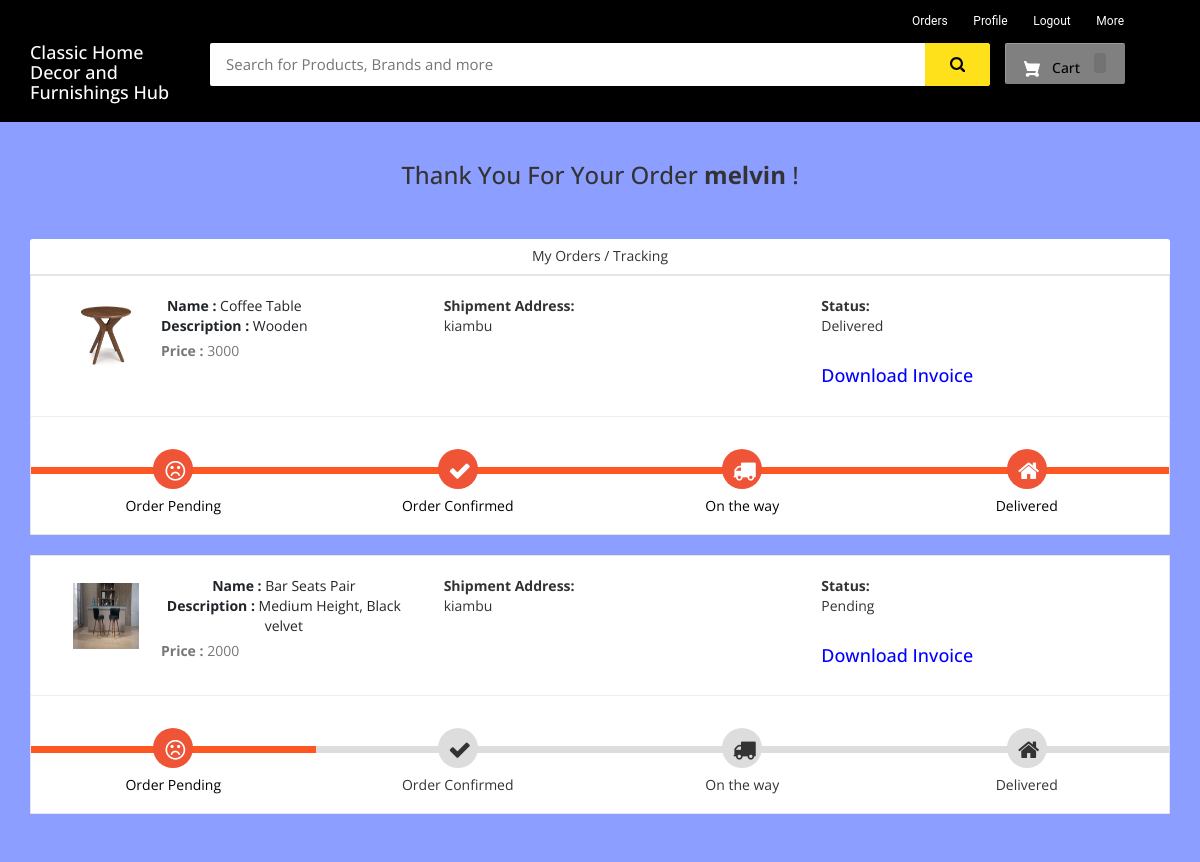
Page /my-order (signed in) on the committed database.
### ecom/models.py (models this page shows, shortened)
class Product(models.Model):
    name=models.CharField(max_length=40)
    product_image= models.ImageField(upload_to='product_image/',null=True,blank=True)
    price = models.PositiveIntegerField()
    description=models.CharField(max_length=40)

class Orders(models.Model):
    STATUS =(
        ('Pending','Pending'),
        ('Order Confirmed','Order Confirmed'),
        ('Out for Delivery','Out for Delivery'),
        ('Delivered','Delivered'),
    )
    customer=models.ForeignKey('Customer', on_delete=models.CASCADE,null=True)
    product=models.ForeignKey('Product',on_delete=models.CASCADE,null=True)
    email = models.CharField(max_length=50,null=True)
    address = models.CharField(max_length=500,null=True)
    mobile = models.CharField(max_length=20,null=True)
    order_date= models.DateField(auto_now_add=True,null=True)
    status=models.CharField(max_length=50,null=True,choices=STATUS)

### ecom/views.py (the view)
# urls.py: path('my-order', views.my_order_view,name='my-order'),
@login_required(login_url='customerlogin')
@user_passes_test(is_customer)
def my_order_view(request):
    customer=models.Customer.objects.get(user_id=request.user.id)
    orders=models.Orders.objects.all().filter(customer_id = customer)
    ordered_products=[]
    for order in orders:
        ordered_product=models.Product.objects.all().filter(id=order.product.id)
        ordered_products.append(ordered_product)
    return render(request,'ecom/my_order.html',{'data':zip(ordered_products,orders)})

### ecom/views.py (called while the page is built)
def is_customer(user):
    return user.groups.filter(name='CUSTOMER').exists()

### templates/ecom/my_order.html (shortened to what this page needs)
{% extends 'ecom/customer_base.html' %}
{% load static %}
{% block content %}
<br>
<h3 style="text-align:center;">Thank You For Your Order  <strong>{{request.user}}</strong> !</h3> <br><br>
<div class="container">
    <header class="card-header" style="text-align:center;"> My Orders / Tracking </header>
    {% for products,order in data %}
    <article class="card">
        <div class="card-body">
            <ul class="row" style="margin-left:20px;margin-top:20px;">
                <li class="col-md-4">
                  <figure class="itemside mb-3">
                    {%for product in products%}
                      <div class="aside"><img src="{% static product.product_image.url %}" class="img-sm border"></div>
                      <figcaption class="info align-self-center">
                          <p class="title"><strong>Name : </strong>{{product.name}} <br> <strong>Description : </strong>{{product.description}}</p> <span class="text-muted"><strong>Price : </strong>{{product.price}} </span>
                      </figcaption>
                  </figure>
                </li>
                <li class="col-md-4">
                    <div class="col"> <strong>Shipment Address:</strong> <br> {{order.address}}</div>
                </li>
                <li class="col-md-4">
                    <div class="col"> <strong>Status:</strong> <br> {{order.status}} </div> <br>
                    <h4><a style="text-decoration:none; color:blue;" href="{% url 'download-invoice' order.id product.id  %}" >Download Invoice</a></h4>
                </li>
                {%endfor%}
            </ul>
            <hr>
            <div class="track">
                {%if order.status == 'Pending' %}
                <div class="step active"> <span class="icon"> <i style="padding-top:5px; padding-right:20px;" class="fa fa-frown-o"></i> </span> <span class="text">Order Pending</span> </div>
                <div class="step "> <span class="icon"> <i style="padding-top:5px; padding-right:20px;" class="fa fa-check"></i> </span> <span class="text"> Order Confirmed</span> </div>
                <div class="step "> <span class="icon"> <i style="padding-top:5px; padding-right:20px;" class="fa fa-truck"></i> </span> <span class="text"> On the way </span> </div>
                <div class="step "> <span class="icon"> <i style="padding-top:5px; padding-right:20px;" class="fa fa-home"></i> </span> <span class="text">Delivered</span> </div>
                {%else%}
                <div class="step active"> <span class="icon"> <i style="padding-top:5px; padding-right:20px;" class="fa fa-frown-o"></i> </span> <span class="text">Order Pending</span> </div>
                <div class="step active"> <span class="icon"> <i style="padding-top:5px; padding-right:20px;" class="fa fa-check"></i> </span> <span class="text"> Order Confirmed</span> </div>
                <div class="step active"> <span class="icon"> <i style="padding-top:5px; padding-right:20px;" class="fa fa-truck"></i> </span> <span class="text"> On the way </span> </div>
                <div class="step active"> <span class="icon"> <i style="padding-top:5px; padding-right:20px;" class="fa fa-home"></i> </span> <span class="text">Delivered</span> </div>
                {%endif%}
            </div>
        </div>
    </article><br>
    {%endfor%}
</div>
<br><br><br><br><br>
{% endblock content %}

### templates/ecom/customer_base.html (shortened to what this page needs)
<html>
{% load static %}
<head>
<link rel="stylesheet" href="https://maxcdn.bootstrapcdn.com/bootstrap/3.3.0/css/bootstrap.min.css">
<link rel="stylesheet" href="https://maxcdn.bootstrapcdn.com/font-awesome/4.7.0/css/font-awesome.min.css">
</head>
<body>
<div id="navbar">
    <div class="container">
        <div class="row row1">
            <ul class="largenav pull-right">
                <li class="upper-links"><a class="links" href="/my-order">Orders</a></li>
                <li class="upper-links"><a class="links" href="/my-profile">Profile</a></li>
   <li class="upper-links">
  <form method="post" action="/logout" style="display:inline;">
    <button type="submit"
            style="background:none; border:none; padding:0; cursor:pointer; color:white; font:inherit;">
      Logout
    </button>
  </form>
</li>
                <li class="upper-links dropdown"><a class="links" href="">More</a>
                </li>
            </ul>
        </div>
        <div class="row row2">
            <div class="col-sm-2">
                <h4 style="margin:0px;"><a style="text-decoration:none; color:white;" href="/"><span class="largenav">Classic Home Decor and Furnishings Hub </span></a></h4>
            </div>
            <div class="navbar-search smallsearch col-sm-8 col-xs-11">
              <form  action="/search" method="get">
                <div class="row"> <input class="navbar-input col-xs-11" type="search" placeholder="Search for Products, Brands and more" name="query" id="query">
                  <button class="navbar-button col-xs-1" type="submit">
                  </button>
                </div>
              </form>
            </div>
            <div class="cart1 largenav col-sm-2"> <a class="cart-button" href="/cart">  Cart <span class="item-number ">{{ product_count_in_cart }}</span> </a> </div>
        </div>
    </div>
</div>
{% block content %}
{% endblock content %}
<br><br><br>
</body>
</html>

### templates/ecom/customer_base.html (style rules this page uses)
body { background-color: #ebe0e0 }
#navbar { background-color: #000; color: black; }
.row1 { padding-top: 10px; padding-right: 50px }
.row2 { padding-bottom: 20px }
.navbar-input { padding: 11px 16px; border-radius: 2px 0 0 2px; border: 0 none; outline: 0 none; font-size: 15px }
.navbar-button { background-color: #ffe11b; border: 1px solid #ffe11b; border-radius: 0 2px 2px 0; color: #565656; padding: 10px 0; height: 43px; cursor: pointer }
.cart-button { background-color: #808080; box-shadow: 0 4px 4px 0 rgba(0, 0, 0, .23), inset 1px 1px 0 0 hsla(0, 0%, 100%, .2); padding: 10px 0; text-align: center; height: 41px; border-radius: 2px; font-weight: 500; width: 120px; display: inline-block; color: #FFFFFF; text-decoration: none; color: inherit; border: none; outline: none }
.cart-svg { display: inline-block; width: 16px; height: 16px; vertical-align: middle; margin-right: 8px }
.item-number { border-radius: 3px; background-color: rgba(0, 0, 0, .1); height: 20px; padding: 3px 6px; font-weight: 500; display: inline-block; color: #fff; line-height: 12px; margin-left: 10px }
.upper-links { display: inline-block; padding: 0 11px; line-height: 23px; font-family: 'Roboto', sans-serif; letter-spacing: 0; color: inherit; border: none; outline: none; font-size: 12px }
.dropdown { position: relative; display: inline-block; margin-bottom: 0px }
.links { color: #fff; text-decoration: none }
.largenav { display: none }
.smallsearch { margin-left: 15px; margin-top: 15px }
.fa { font-size: 23px; width: 60px; text-align: center; text-decoration: none; margin: 5px 2px; border-radius: 50%; }
p { text-align: center; }
@media screen and (min-width: 768px) { .largenav { display: block } }
@media screen and (min-width: 768px) { .smallsearch { margin: 0px } }

### templates/ecom/my_order.html (style rules this page uses)
body { background-color: #8C9EFF; font-family: 'Open Sans', serif }
.container { margin-top: 0px; margin-bottom: 0px }
.card { position: relative; display: -webkit-box; display: -ms-flexbox; display: flex; -webkit-box-orient: vertical; -webkit-box-direction: normal; -ms-flex-direction: column; flex-direction: column; min-width: 0; word-wrap: break-word; background-color: #fff; background-clip: border-box; border: 1px solid rgba(0, 0, 0, 0.1); border-radius: 0.10rem }
.card-header:first-child { border-radius: calc(0.37rem - 1px) calc(0.37rem - 1px) 0 0 }
.card-header { padding: 0.75rem 1.25rem; margin-bottom: 0; background-color: #fff; border-bottom: 1px solid rgba(0, 0, 0, 0.1) }
.track { position: relative; background-color: #ddd; height: 7px; display: -webkit-box; display: -ms-flexbox; display: flex; margin-bottom: 60px; margin-top: 50px }
.track .step { -webkit-box-flex: 1; -ms-flex-positive: 1; flex-grow: 1; width: 25%; margin-top: -18px; text-align: center; position: relative }
.track .step.active:before { background: #FF5722 }
.track .step::before { height: 7px; position: absolute; content: ""; width: 100%; left: 0; top: 18px }
.track .step.active .icon { background: #ee5435; color: #fff }
.track .icon { display: inline-block; width: 40px; height: 40px; line-height: 40px; position: relative; border-radius: 100%; background: #ddd }
.track .step.active .text { font-weight: 400; color: #000 }
.track .text { display: block; margin-top: 7px }
.itemside { position: relative; display: -webkit-box; display: -ms-flexbox; display: flex; width: 100% }
.itemside .aside { position: relative; -ms-flex-negative: 0; flex-shrink: 0 }
.img-sm { width: 80px; height: 80px; padding: 7px }
ul.row, ul.row-sm { list-style: none; padding: 0 }
.itemside .info { padding-left: 15px; padding-right: 7px }
.itemside .title { display: block; margin-bottom: 5px; color: #212529 }
p { margin-top: 0; margin-bottom: 1rem }

### rows in the picture
Orders: address "kiambu", status "Delivered", shows "Order Pending"
Product: product_image (picture), name "Coffee Table", description "Wooden", price "3000"
Orders: address "kiambu", status "Pending", shows "Order Pending"
Product: product_image (picture), name "Bar Seats Pair", description "Medium Height, Black velvet", price "2000"

### other values in the picture
{{ request.user }} "melvin"
